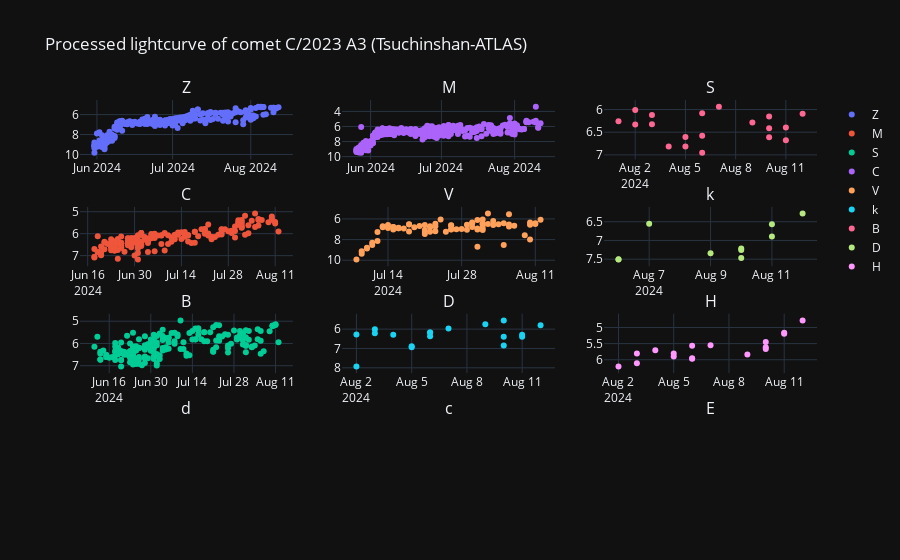

Source (notebook cell):
### Code cell
# Variables a graficar
tiempo = curva_de_luz_procesada_df.obs_date
obs_method = curva_de_luz_procesada_df.obs_method_key.unique()

# Inicializar la figura con subplots
fig = make_subplots(rows=4, cols=3, subplot_titles= obs_method)

# Agregar trazas a los subplots
for metodo, fila, columna  in zip(obs_method, [1]*3 + [2]*3 + [3]*3, [1,2,3]*3):
    fig.add_trace(go.Scatter(x=tiempo, y=curva_de_luz_procesada_df.magnitud_reducida[curva_de_luz_procesada_df.obs_method_key == metodo], mode="markers",name = metodo), row = columna, col = fila)

# Actualizar el diseño de los subplots
fig.update_layout(title_text = 'Processed lightcurve of comet C/2023 A3 (Tsuchinshan-ATLAS)', template = 'plotly_dark')
fig.update_yaxes(autorange="reversed")

# Mostrar la figura
fig.show()

### Figure 1 — Plotly figure (JSON) as saved in the notebook; plotly's stock layout.template omitted (floating-point values rounded to 4 significant figures; data arrays with more than 128 entries replaced by an {"elided": "..."} marker saying what was removed)
{"data": [{"mode": "markers", "name": "Z", "type": "scatter", "x": {"elided": "1155 str values"}, "xaxis": "x", "y": {"elided": "292 float values"}, "yaxis": "y"}, {"mode": "markers", "name": "M", "type": "scatter", "x": {"elided": "1155 str values"}, "xaxis": "x4", "y": {"elided": "178 float values"}, "yaxis": "y4"}, {"mode": "markers", "name": "S", "type": "scatter", "x": {"elided": "1155 str values"}, "xaxis": "x7", "y": {"elided": "193 float values"}, "yaxis": "y7"}, {"mode": "markers", "name": "C", "type": "scatter", "x": {"elided": "1155 str values"}, "xaxis": "x2", "y": {"elided": "341 float values"}, "yaxis": "y2"}, {"mode": "markers", "name": "V", "type": "scatter", "x": {"elided": "1155 str values"}, "xaxis": "x5", "y": [6.067, 6.41, 6.481, 7.981, 6.335, 6.569, 7.569, 6.656, 6.549, 5.549, 6.724, 8.524, 6.417, 6.505, 6.193, 6.587, 6.482, 5.482, 6.477, 6.569, 6.465, 6.066, 7.07, 6.88, 6.096, 8.699, 6.914, 7.035, 6.353, 6.791, 6.414, 7.058, 6.569, 6.985, 6.992, 7.01, 6.61, 7.022, 6.64, 7.24, 6.051, 6.468, 7.184, 6.699, 6.799, 6.71, 7.238, 7.451, 7.066, 7.277, 6.584, 6.684, 6.796, 6.507, 7.223, 6.537, 6.927, 6.912, 6.843, 6.913, 6.772, 6.772, 7.035, 6.889, 6.589, 6.709, 6.804, 7.27, 8.142, 8.308, 8.515, 8.787, 8.87, 9.383, 9.139, 9.934], "yaxis": "y5"}, {"mode": "markers", "name": "k", "type": "scatter", "x": {"elided": "1155 str values"}, "xaxis": "x8", "y": [5.793, 6.289, 6.396, 6.391, 6.851, 5.551, 5.751, 5.968, 6.168, 6.168, 6.368, 6.938, 6.884, 6.296, 6.007, 6.207, 7.928, 6.272], "yaxis": "y8"}, {"mode": "markers", "name": "B", "type": "scatter", "x": {"elided": "1155 str values"}, "xaxis": "x3", "y": [6.093, 6.396, 6.678, 6.614, 6.414, 6.151, 6.284, 5.938, 6.951, 6.577, 6.084, 6.607, 6.813, 6.813, 6.323, 6.123, 6.328, 6.009, 6.261], "yaxis": "y3"}, {"mode": "markers", "name": "D", "type": "scatter", "x": {"elided": "1155 str values"}, "xaxis": "x6", "y": [6.282, 6.566, 6.896, 7.253, 7.214, 7.469, 7.34, 6.551, 7.499, 7.51], "yaxis": "y6"}, {"mode": "markers", "name": "H", "type": "scatter", "x": {"elided": "1155 str values"}, "xaxis": "x9", "y": [4.782, 5.166, 5.196, 5.453, 5.614, 5.669, 5.84, 5.551, 5.951, 5.568, 5.968, 5.899, 5.81, 5.707, 6.107, 5.807, 6.207], "yaxis": "y9"}], "layout": {"annotations": [{"font": {"size": 16}, "showarrow": false, "text": "Z", "x": 0.1444, "xanchor": "center", "xref": "paper", "y": 1, "yanchor": "bottom", "yref": "paper"}, {"font": {"size": 16}, "showarrow": false, "text": "M", "x": 0.5, "xanchor": "center", "xref": "paper", "y": 1, "yanchor": "bottom", "yref": "paper"}, {"font": {"size": 16}, "showarrow": false, "text": "S", "x": 0.8556, "xanchor": "center", "xref": "paper", "y": 1, "yanchor": "bottom", "yref": "paper"}, {"font": {"size": 16}, "showarrow": false, "text": "C", "x": 0.1444, "xanchor": "center", "xref": "paper", "y": 0.7188, "yanchor": "bottom", "yref": "paper"}, {"font": {"size": 16}, "showarrow": false, "text": "V", "x": 0.5, "xanchor": "center", "xref": "paper", "y": 0.7188, "yanchor": "bottom", "yref": "paper"}, {"font": {"size": 16}, "showarrow": false, "text": "k", "x": 0.8556, "xanchor": "center", "xref": "paper", "y": 0.7188, "yanchor": "bottom", "yref": "paper"}, {"font": {"size": 16}, "showarrow": false, "text": "B", "x": 0.1444, "xanchor": "center", "xref": "paper", "y": 0.4375, "yanchor": "bottom", "yref": "paper"}, {"font": {"size": 16}, "showarrow": false, "text": "D", "x": 0.5, "xanchor": "center", "xref": "paper", "y": 0.4375, "yanchor": "bottom", "yref": "paper"}, {"font": {"size": 16}, "showarrow": false, "text": "H", "x": 0.8556, "xanchor": "center", "xref": "paper", "y": 0.4375, "yanchor": "bottom", "yref": "paper"}, {"font": {"size": 16}, "showarrow": false, "text": "d", "x": 0.1444, "xanchor": "center", "xref": "paper", "y": 0.1562, "yanchor": "bottom", "yref": "paper"}, {"font": {"size": 16}, "showarrow": false, "text": "c", "x": 0.5, "xanchor": "center", "xref": "paper", "y": 0.1562, "yanchor": "bottom", "yref": "paper"}, {"font": {"size": 16}, "showarrow": false, "text": "E", "x": 0.8556, "xanchor": "center", "xref": "paper", "y": 0.1562, "yanchor": "bottom", "yref": "paper"}], "title": {"text": "Processed lightcurve of comet C/2023 A3 (Tsuchinshan-ATLAS)"}, "xaxis": {"anchor": "y", "domain": [0, 0.2889]}, "xaxis10": {"anchor": "y10", "domain": [0, 0.2889]}, "xaxis11": {"anchor": "y11", "domain": [0.3556, 0.6444]}, "xaxis12": {"anchor": "y12", "domain": [0.7111, 1]}, "xaxis2": {"anchor": "y2", "domain": [0.3556, 0.6444]}, "xaxis3": {"anchor": "y3", "domain": [0.7111, 1]}, "xaxis4": {"anchor": "y4", "domain": [0, 0.2889]}, "xaxis5": {"anchor": "y5", "domain": [0.3556, 0.6444]}, "xaxis6": {"anchor": "y6", "domain": [0.7111, 1]}, "xaxis7": {"anchor": "y7", "domain": [0, 0.2889]}, "xaxis8": {"anchor": "y8", "domain": [0.3556, 0.6444]}, "xaxis9": {"anchor": "y9", "domain": [0.7111, 1]}, "yaxis": {"anchor": "x", "autorange": "reversed", "domain": [0.8438, 1]}, "yaxis10": {"anchor": "x10", "autorange": "reversed", "domain": [0, 0.1562]}, "yaxis11": {"anchor": "x11", "autorange": "reversed", "domain": [0, 0.1562]}, "yaxis12": {"anchor": "x12", "autorange": "reversed", "domain": [0, 0.1562]}, "yaxis2": {"anchor": "x2", "autorange": "reversed", "domain": [0.8438, 1]}, "yaxis3": {"anchor": "x3", "autorange": "reversed", "domain": [0.8438, 1]}, "yaxis4": {"anchor": "x4", "autorange": "reversed", "domain": [0.5625, 0.7188]}, "yaxis5": {"anchor": "x5", "autorange": "reversed", "domain": [0.5625, 0.7188]}, "yaxis6": {"anchor": "x6", "autorange": "reversed", "domain": [0.5625, 0.7188]}, "yaxis7": {"anchor": "x7", "autorange": "reversed", "domain": [0.2812, 0.4375]}, "yaxis8": {"anchor": "x8", "autorange": "reversed", "domain": [0.2812, 0.4375]}, "yaxis9": {"anchor": "x9", "autorange": "reversed", "domain": [0.2812, 0.4375]}}}
